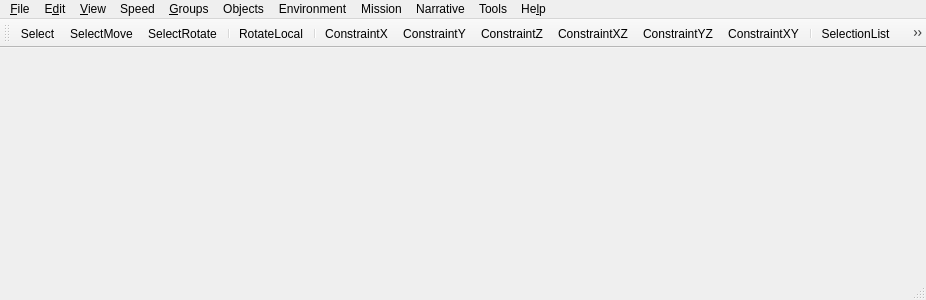
<?xml version="1.0" encoding="UTF-8"?>
<ui version="4.0">
 <class>fso::fred::FredView</class>
 <widget class="QMainWindow" name="fso::fred::FredView">
  <property name="geometry">
   <rect>
    <x>0</x>
    <y>0</y>
    <width>926</width>
    <height>300</height>
   </rect>
  </property>
  <property name="windowTitle">
   <string>qtFRED</string>
  </property>
  <widget class="fso::fred::RenderWidget" name="centralWidget"/>
  <widget class="QMenuBar" name="menuBar">
   <property name="geometry">
    <rect>
     <x>0</x>
     <y>0</y>
     <width>926</width>
     <height>26</height>
    </rect>
   </property>
   <widget class="QMenu" name="menuFile">
    <property name="title">
     <string>&amp;File</string>
    </property>
    <widget class="QMenu" name="menuSave_Format">
     <property name="title">
      <string>Save For&amp;mat</string>
     </property>
     <addaction name="actionFS2_Open"/>
     <addaction name="actionFS2_Retail"/>
     <addaction name="actionFS2_Compatibility"/>
    </widget>
    <widget class="QMenu" name="menuImport">
     <property name="title">
      <string>&amp;Import</string>
     </property>
     <addaction name="actionFS1_Mission"/>
    </widget>
    <widget class="QMenu" name="menuRe_cent_Files">
     <property name="title">
      <string>Re&amp;cent Files</string>
     </property>
     <addaction name="actionEmpty"/>
    </widget>
    <addaction name="actionNew"/>
    <addaction name="actionOpen"/>
    <addaction name="actionSave"/>
    <addaction name="actionSave_As"/>
    <addaction name="actionRevert"/>
    <addaction name="separator"/>
    <addaction name="actionLoad_Template"/>
    <addaction name="actionSave_As_Template"/>
    <addaction name="separator"/>
    <addaction name="menuSave_Format"/>
    <addaction name="menuImport"/>
    <addaction name="separator"/>
    <addaction name="actionRun_FreeSpace_2_Open"/>
    <addaction name="separator"/>
    <addaction name="menuRe_cent_Files"/>
    <addaction name="separator"/>
    <addaction name="actionExit"/>
   </widget>
   <widget class="QMenu" name="menuEdit">
    <property name="title">
     <string>E&amp;dit</string>
    </property>
    <addaction name="actionUndo"/>
    <addaction name="actionClone_Marked_Objects"/>
    <addaction name="actionDelete"/>
    <addaction name="actionDelete_Wing"/>
    <addaction name="separator"/>
    <addaction name="actionLock_Marked_Objects"/>
    <addaction name="actionUnlock_All_Objects"/>
    <addaction name="actionSelectionLock"/>
    <addaction name="separator"/>
    <addaction name="actionDisable_Undo"/>
    <addaction name="separator"/>
    <addaction name="actionPreferences"/>
   </widget>
   <widget class="QMenu" name="menuView">
    <property name="title">
     <string>&amp;View</string>
    </property>
    <widget class="QMenu" name="menuViewpoint">
     <property name="title">
      <string>&amp;Viewpoint</string>
     </property>
     <addaction name="actionCamera"/>
     <addaction name="actionCurrent_Ship"/>
    </widget>
    <addaction name="actionVisibility_Layers"/>
    <addaction name="separator"/>
    <addaction name="actionShow_Background"/>
    <addaction name="actionShow_Ship_Models"/>
    <addaction name="actionShow_Outlines"/>
    <addaction name="actionDraw_Outlines_On_Selected_Ships"/>
    <addaction name="actionDraw_Outline_At_Warpin_Position"/>
    <addaction name="actionShow_Ship_Info"/>
    <addaction name="actionShow_Coordinates"/>
    <addaction name="actionShow_Grid_Positions"/>
    <addaction name="actionShow_Distances"/>
    <addaction name="actionShow_Model_Paths"/>
    <addaction name="actionShow_Model_Dock_Points"/>
    <addaction name="actionShow_Bay_Paths"/>
    <addaction name="actionHighlight_Selectable_Subsystems"/>
    <addaction name="separator"/>
    <addaction name="actionShow_Grid"/>
    <addaction name="actionShow_Horizon"/>
    <addaction name="actionShow_3D_Compass"/>
    <addaction name="separator"/>
    <addaction name="menuViewpoint"/>
    <addaction name="actionSave_Camera_Pos"/>
    <addaction name="actionRestore_Camera_Pos"/>
    <addaction name="separator"/>
    <addaction name="actionLighting_from_Suns"/>
    <addaction name="actionRender_Full_Detail"/>
   </widget>
   <widget class="QMenu" name="menuSpeed">
    <property name="title">
     <string>Speed</string>
    </property>
    <widget class="QMenu" name="menuMovement">
     <property name="title">
      <string>&amp;Movement</string>
     </property>
     <addaction name="actionx1"/>
     <addaction name="actionx2"/>
     <addaction name="actionx3"/>
     <addaction name="actionx5"/>
     <addaction name="actionx8"/>
     <addaction name="actionx10"/>
     <addaction name="actionx50"/>
     <addaction name="actionx100"/>
    </widget>
    <widget class="QMenu" name="menuRotation">
     <property name="title">
      <string>&amp;Rotation</string>
     </property>
     <addaction name="actionRotx1"/>
     <addaction name="actionRotx5"/>
     <addaction name="actionRotx12"/>
     <addaction name="actionRotx25"/>
     <addaction name="actionRotx50"/>
    </widget>
    <addaction name="menuMovement"/>
    <addaction name="menuRotation"/>
   </widget>
   <widget class="QMenu" name="menuGroups">
    <property name="title">
     <string>&amp;Groups</string>
    </property>
    <widget class="QMenu" name="menuSet_Group">
     <property name="title">
      <string>&amp;Set Group</string>
     </property>
     <addaction name="actionSetGroup_1"/>
     <addaction name="actionSetGroup_2"/>
     <addaction name="actionSetGroup_3"/>
     <addaction name="actionSetGroup_4"/>
     <addaction name="actionSetGroup_5"/>
     <addaction name="actionSetGroup_6"/>
     <addaction name="actionSetGroup_7"/>
     <addaction name="actionSetGroup_8"/>
     <addaction name="actionSetGroup_9"/>
    </widget>
    <addaction name="actionGroup_1"/>
    <addaction name="actionGroup_2"/>
    <addaction name="actionGroup_3"/>
    <addaction name="actionGroup_4"/>
    <addaction name="actionGroup_5"/>
    <addaction name="actionGroup_6"/>
    <addaction name="actionGroup_7"/>
    <addaction name="actionGroup_8"/>
    <addaction name="actionGroup_9"/>
    <addaction name="separator"/>
    <addaction name="menuSet_Group"/>
   </widget>
   <widget class="QMenu" name="menuHelp">
    <property name="title">
     <string>He&amp;lp</string>
    </property>
    <addaction name="actionHelp_Topics"/>
    <addaction name="separator"/>
    <addaction name="actionAbout"/>
   </widget>
   <widget class="QMenu" name="menuObjects">
    <property name="title">
     <string>Objects</string>
    </property>
    <addaction name="actionShips"/>
    <addaction name="actionWings"/>
    <addaction name="actionObjects"/>
    <addaction name="actionWaypoint_Paths"/>
    <addaction name="actionJump_Nodes"/>
    <addaction name="separator"/>
    <addaction name="actionControl_Object"/>
    <addaction name="actionNext_Object"/>
    <addaction name="actionPrev_Object"/>
    <addaction name="actionLevel_Object"/>
    <addaction name="actionAlign_Object"/>
    <addaction name="separator"/>
    <addaction name="actionNext_Subsystem"/>
    <addaction name="actionPrev_Subsystem"/>
    <addaction name="actionCancel_Subsystem"/>
    <addaction name="separator"/>
    <addaction name="actionMark_Wing"/>
   </widget>
   <widget class="QMenu" name="menuEnvironment">
    <property name="title">
     <string>Environment</string>
    </property>
    <addaction name="actionBackground"/>
    <addaction name="actionAsteroid_Field"/>
    <addaction name="actionVolumetric_Nebula"/>
   </widget>
   <widget class="QMenu" name="menuMission">
    <property name="title">
     <string>Mission</string>
    </property>
    <addaction name="actionMission_Specs"/>
    <addaction name="actionMission_Goals"/>
    <addaction name="actionMission_Events"/>
    <addaction name="actionMission_Cutscenes"/>
    <addaction name="separator"/>
    <addaction name="actionVariables"/>
    <addaction name="actionLoadout"/>
    <addaction name="actionReinforcements"/>
    <addaction name="actionShield_System"/>
    <addaction name="separator"/>
    <addaction name="actionMission_Statistics"/>
   </widget>
   <widget class="QMenu" name="menuNarrative">
    <property name="title">
     <string>Narrative</string>
    </property>
    <addaction name="actionFiction_Viewer"/>
    <addaction name="actionCommand_Briefing"/>
    <addaction name="actionBriefing"/>
    <addaction name="actionDebriefing"/>
    <addaction name="separator"/>
    <addaction name="actionCampaign"/>
   </widget>
   <widget class="QMenu" name="menuTools">
    <property name="title">
     <string>Tools</string>
    </property>
    <addaction name="actionWaypointPathGenerator"/>
    <addaction name="actionVoice_Acting_Manager"/>
    <addaction name="actionSet_Global_Ship_Flags"/>
    <addaction name="actionCalculate_Relative_Coordinates"/>
    <addaction name="actionMusic_Player"/>
    <addaction name="actionError_Checker"/>
   </widget>
   <addaction name="menuFile"/>
   <addaction name="menuEdit"/>
   <addaction name="menuView"/>
   <addaction name="menuSpeed"/>
   <addaction name="menuGroups"/>
   <addaction name="menuObjects"/>
   <addaction name="menuEnvironment"/>
   <addaction name="menuMission"/>
   <addaction name="menuNarrative"/>
   <addaction name="menuTools"/>
   <addaction name="menuHelp"/>
  </widget>
  <widget class="QStatusBar" name="statusBar"/>
  <widget class="QToolBar" name="toolBar">
   <property name="contextMenuPolicy">
    <enum>Qt::PreventContextMenu</enum>
   </property>
   <property name="windowTitle">
    <string>toolBar</string>
   </property>
   <attribute name="toolBarArea">
    <enum>TopToolBarArea</enum>
   </attribute>
   <attribute name="toolBarBreak">
    <bool>false</bool>
   </attribute>
   <addaction name="actionSelect"/>
   <addaction name="actionSelectMove"/>
   <addaction name="actionSelectRotate"/>
   <addaction name="separator"/>
   <addaction name="actionRotateLocal"/>
   <addaction name="separator"/>
   <addaction name="actionConstrainX"/>
   <addaction name="actionConstrainY"/>
   <addaction name="actionConstrainZ"/>
   <addaction name="actionConstrainXZ"/>
   <addaction name="actionConstrainYZ"/>
   <addaction name="actionConstrainXY"/>
   <addaction name="separator"/>
   <addaction name="actionSelectionList"/>
   <addaction name="actionSelectionLock"/>
   <addaction name="separator"/>
   <addaction name="actionWingForm"/>
   <addaction name="actionWingDisband"/>
   <addaction name="separator"/>
   <addaction name="actionZoomSelected"/>
   <addaction name="actionZoomExtents"/>
   <addaction name="separator"/>
   <addaction name="actionShowDistances"/>
   <addaction name="actionOrbitSelected"/>
   <addaction name="separator"/>
   <addaction name="actionManage_Layers"/>
   <addaction name="actionUnhide_Layers"/>
   <addaction name="separator"/>
  </widget>
  <action name="actionSelect">
   <property name="checkable">
    <bool>true</bool>
   </property>
   <property name="icon">
    <iconset resource="../resources/resources.qrc">
     <normaloff>:/images/select.png</normaloff>:/images/select.png</iconset>
   </property>
   <property name="text">
    <string>Select</string>
   </property>
   <property name="toolTip">
    <string>Select (S)</string>
   </property>
   <property name="shortcut">
    <string>S</string>
   </property>
  </action>
  <action name="actionSelectMove">
   <property name="checkable">
    <bool>true</bool>
   </property>
   <property name="icon">
    <iconset resource="../resources/resources.qrc">
     <normaloff>:/images/selectmove.png</normaloff>:/images/selectmove.png</iconset>
   </property>
   <property name="text">
    <string>SelectMove</string>
   </property>
   <property name="toolTip">
    <string>Select and Move (M)</string>
   </property>
   <property name="shortcut">
    <string>M</string>
   </property>
  </action>
  <action name="actionSelectRotate">
   <property name="checkable">
    <bool>true</bool>
   </property>
   <property name="icon">
    <iconset resource="../resources/resources.qrc">
     <normaloff>:/images/selectrot.png</normaloff>:/images/selectrot.png</iconset>
   </property>
   <property name="text">
    <string>SelectRotate</string>
   </property>
   <property name="toolTip">
    <string>Select and Rotate (R)</string>
   </property>
   <property name="shortcut">
    <string>R</string>
   </property>
  </action>
  <action name="actionRotateLocal">
   <property name="checkable">
    <bool>true</bool>
   </property>
   <property name="icon">
    <iconset resource="../resources/resources.qrc">
     <normaloff>:/images/rotlocal.png</normaloff>:/images/rotlocal.png</iconset>
   </property>
   <property name="text">
    <string>RotateLocal</string>
   </property>
   <property name="toolTip">
    <string>Rotate Locally (X)</string>
   </property>
   <property name="shortcut">
    <string>X</string>
   </property>
  </action>
  <action name="actionConstrainX">
   <property name="checkable">
    <bool>true</bool>
   </property>
   <property name="icon">
    <iconset resource="../resources/resources.qrc">
     <normaloff>:/images/constx.png</normaloff>:/images/constx.png</iconset>
   </property>
   <property name="text">
    <string>ConstraintX</string>
   </property>
   <property name="toolTip">
    <string>X Constraint</string>
   </property>
  </action>
  <action name="actionConstrainY">
   <property name="checkable">
    <bool>true</bool>
   </property>
   <property name="icon">
    <iconset resource="../resources/resources.qrc">
     <normaloff>:/images/consty.png</normaloff>:/images/consty.png</iconset>
   </property>
   <property name="text">
    <string>ConstraintY</string>
   </property>
   <property name="toolTip">
    <string>Y Constraint</string>
   </property>
  </action>
  <action name="actionConstrainZ">
   <property name="checkable">
    <bool>true</bool>
   </property>
   <property name="icon">
    <iconset resource="../resources/resources.qrc">
     <normaloff>:/images/constz.png</normaloff>:/images/constz.png</iconset>
   </property>
   <property name="text">
    <string>ConstraintZ</string>
   </property>
   <property name="toolTip">
    <string>Z Constraint</string>
   </property>
  </action>
  <action name="actionConstrainXZ">
   <property name="checkable">
    <bool>true</bool>
   </property>
   <property name="icon">
    <iconset resource="../resources/resources.qrc">
     <normaloff>:/images/constxz.png</normaloff>:/images/constxz.png</iconset>
   </property>
   <property name="text">
    <string>ConstraintXZ</string>
   </property>
   <property name="toolTip">
    <string>XZ Constraint</string>
   </property>
  </action>
  <action name="actionConstrainYZ">
   <property name="checkable">
    <bool>true</bool>
   </property>
   <property name="icon">
    <iconset resource="../resources/resources.qrc">
     <normaloff>:/images/constyz.png</normaloff>:/images/constyz.png</iconset>
   </property>
   <property name="text">
    <string>ConstraintYZ</string>
   </property>
   <property name="toolTip">
    <string>YZ Constraint</string>
   </property>
  </action>
  <action name="actionConstrainXY">
   <property name="checkable">
    <bool>true</bool>
   </property>
   <property name="icon">
    <iconset resource="../resources/resources.qrc">
     <normaloff>:/images/constxy.png</normaloff>:/images/constxy.png</iconset>
   </property>
   <property name="text">
    <string>ConstraintXY</string>
   </property>
   <property name="toolTip">
    <string>XY Constaint</string>
   </property>
  </action>
  <action name="actionSelectionList">
   <property name="icon">
    <iconset resource="../resources/resources.qrc">
     <normaloff>:/images/selectlist.png</normaloff>:/images/selectlist.png</iconset>
   </property>
   <property name="text">
    <string>SelectionList</string>
   </property>
   <property name="toolTip">
    <string>Selection List (H)</string>
   </property>
   <property name="shortcut">
    <string>H</string>
   </property>
  </action>
  <action name="actionSelectionLock">
   <property name="checkable">
    <bool>true</bool>
   </property>
   <property name="icon">
    <iconset resource="../resources/resources.qrc">
     <normaloff>:/images/selectlock.png</normaloff>:/images/selectlock.png</iconset>
   </property>
   <property name="text">
    <string>SelectionLock</string>
   </property>
   <property name="toolTip">
    <string>Prevent selection from changing (Spacebar)</string>
   </property>
   <property name="shortcut">
    <string>Space</string>
   </property>
  </action>
  <action name="actionWingForm">
   <property name="icon">
    <iconset resource="../resources/resources.qrc">
     <normaloff>:/images/wingform.png</normaloff>:/images/wingform.png</iconset>
   </property>
   <property name="text">
    <string>WingForm</string>
   </property>
   <property name="toolTip">
    <string>Form Wing (Ctrl+W)</string>
   </property>
   <property name="shortcut">
    <string>Ctrl+W</string>
   </property>
  </action>
  <action name="actionWingDisband">
   <property name="icon">
    <iconset resource="../resources/resources.qrc">
     <normaloff>:/images/wingdisband.png</normaloff>:/images/wingdisband.png</iconset>
   </property>
   <property name="text">
    <string>WingDisband</string>
   </property>
   <property name="toolTip">
    <string>Disband Wing (Ctrl+D)</string>
   </property>
   <property name="shortcut">
    <string>Ctrl+D</string>
   </property>
  </action>
  <action name="actionZoomSelected">
   <property name="icon">
    <iconset resource="../resources/resources.qrc">
     <normaloff>:/images/zoomsel.png</normaloff>:/images/zoomsel.png</iconset>
   </property>
   <property name="text">
    <string>ZoomSelected</string>
   </property>
   <property name="toolTip">
    <string>Zoom on Selected (Alt+Z)</string>
   </property>
   <property name="shortcut">
    <string>Alt+Z</string>
   </property>
  </action>
  <action name="actionZoomExtents">
   <property name="icon">
    <iconset resource="../resources/resources.qrc">
     <normaloff>:/images/zoomext.png</normaloff>:/images/zoomext.png</iconset>
   </property>
   <property name="text">
    <string>ZoomExtents</string>
   </property>
   <property name="toolTip">
    <string>Zoom Extents (Shift+Z)</string>
   </property>
   <property name="shortcut">
    <string>Shift+Z</string>
   </property>
  </action>
  <action name="actionShowDistances">
   <property name="checkable">
    <bool>true</bool>
   </property>
   <property name="icon">
    <iconset resource="../resources/resources.qrc">
     <normaloff>:/images/showdist.png</normaloff>:/images/showdist.png</iconset>
   </property>
   <property name="text">
    <string>ShowDistances</string>
   </property>
   <property name="toolTip">
    <string>Show Distances (D)</string>
   </property>
   <property name="shortcut">
    <string>D</string>
   </property>
  </action>
  <action name="actionOrbitSelected">
   <property name="checkable">
    <bool>true</bool>
   </property>
   <property name="icon">
    <iconset resource="../resources/resources.qrc">
     <normaloff>:/images/orbitsel.png</normaloff>:/images/orbitsel.png</iconset>
   </property>
   <property name="text">
    <string>OrbitSelected</string>
   </property>
   <property name="toolTip">
    <string>Rotate Around Object (Alt+R)</string>
   </property>
   <property name="shortcut">
    <string>Alt+R</string>
   </property>
  </action>
  <action name="actionNew">
   <property name="text">
    <string>&amp;New</string>
   </property>
   <property name="shortcut">
    <string/>
   </property>
  </action>
  <action name="actionOpen">
   <property name="text">
    <string>&amp;Open...</string>
   </property>
  </action>
  <action name="actionSave">
   <property name="text">
    <string>&amp;Save</string>
   </property>
  </action>
  <action name="actionSave_As">
   <property name="text">
    <string>Sa&amp;ve As...</string>
   </property>
   <property name="shortcut">
    <string>Ctrl+Shift+S</string>
   </property>
  </action>
  <action name="actionRevert">
   <property name="text">
    <string>Revert to &amp;Last Save</string>
   </property>
  </action>
  <action name="actionLoad_Template">
   <property name="text">
    <string>Load &amp;Template...</string>
   </property>
  </action>
  <action name="actionSave_As_Template">
   <property name="text">
    <string>Save As &amp;Template...</string>
   </property>
  </action>
  <action name="actionFS2_Open">
   <property name="text">
    <string>&amp;FS2 Open</string>
   </property>
   <property name="checkable">
    <bool>true</bool>
   </property>
   <property name="checked">
    <bool>true</bool>
   </property>
  </action>
  <action name="actionFS2_Retail">
   <property name="text">
    <string>FS2 &amp;Retail</string>
   </property>
   <property name="checkable">
    <bool>true</bool>
   </property>
  </action>
  <action name="actionFS2_Compatibility">
   <property name="text">
    <string>FSO &amp;Compatibility Mode</string>
   </property>
   <property name="checkable">
    <bool>true</bool>
   </property>
  </action>
  <action name="actionFS1_Mission">
   <property name="text">
    <string>&amp;FS1 Mission</string>
   </property>
  </action>
<action name="actionRun_FreeSpace_2_Open">
   <property name="text">
    <string>Run &amp;FreeSpace</string>
   </property>
   <property name="shortcut">
    <string/>
   </property>
  </action>
  <action name="actionExit">
   <property name="text">
    <string>&amp;Exit</string>
   </property>
  </action>
  <action name="actionUndo">
   <property name="text">
    <string>&amp;Undo</string>
   </property>
  </action>
  <action name="actionClone_Marked_Objects">
   <property name="text">
    <string>&amp;Clone Marked Objects</string>
   </property>
  </action>
  <action name="actionDelete">
   <property name="text">
    <string>&amp;Delete</string>
   </property>
  </action>
  <action name="actionDelete_Wing">
   <property name="text">
    <string>Delete &amp;Wing</string>
   </property>
   <property name="shortcut">
    <string>Ctrl+Del</string>
   </property>
  </action>
  <action name="actionLock_Marked_Objects">
   <property name="text">
    <string>&amp;Lock Marked Objects</string>
   </property>
  </action>
  <action name="actionUnlock_All_Objects">
   <property name="text">
    <string>&amp;Unlock All Objects</string>
   </property>
  </action>
  <action name="actionDisable_Undo">
   <property name="text">
    <string>D&amp;isable Undo</string>
   </property>
   <property name="checkable">
    <bool>true</bool>
   </property>
  </action>
  <action name="actionVisibility_Layers">
   <property name="text">
    <string>Visibility Layers...</string>
   </property>
  </action>
  <action name="actionShow_Ship_Models">
   <property name="checkable">
    <bool>true</bool>
   </property>
   <property name="text">
    <string>Show Ship Models</string>
   </property>
   <property name="shortcut">
    <string>Alt+Shift+M</string>
   </property>
  </action>
  <action name="actionShow_Outlines">
   <property name="checkable">
    <bool>true</bool>
   </property>
   <property name="text">
    <string>Show &amp;Outlines</string>
   </property>
   <property name="shortcut">
    <string>Alt+Shift+O</string>
   </property>
  </action>
  <action name="actionDraw_Outlines_On_Selected_Ships">
   <property name="checkable">
    <bool>true</bool>
   </property>
   <property name="text">
    <string>Draw Outlines on Selected Ships</string>
   </property>
  </action>
  <action name="actionDraw_Outline_At_Warpin_Position">
   <property name="checkable">
    <bool>true</bool>
   </property>
   <property name="text">
    <string>Draw Outline At Warpin Position</string>
   </property>
  </action>
  <action name="actionShow_Coordinates">
   <property name="checkable">
    <bool>true</bool>
   </property>
   <property name="text">
    <string>Show &amp;Coordinates</string>
   </property>
   <property name="shortcut">
    <string>Alt+Shift+C</string>
   </property>
  </action>
  <action name="actionShow_Grid_Positions">
   <property name="checkable">
    <bool>true</bool>
   </property>
   <property name="text">
    <string>Show &amp;Grid Positions</string>
   </property>
   <property name="shortcut">
    <string>Alt+Shift+P</string>
   </property>
  </action>
  <action name="actionShow_Distances">
   <property name="checkable">
    <bool>true</bool>
   </property>
   <property name="text">
    <string>Show D&amp;istances</string>
   </property>
   <property name="shortcut">
    <string>D</string>
   </property>
  </action>
  <action name="actionShow_Model_Paths">
   <property name="checkable">
    <bool>true</bool>
   </property>
   <property name="text">
    <string>Show Model Nav Paths</string>
   </property>
  </action>
  <action name="actionShow_Model_Dock_Points">
   <property name="checkable">
    <bool>true</bool>
   </property>
   <property name="text">
    <string>Show Model Doc&amp;k Points</string>
   </property>
  </action>
  <action name="actionShow_Bay_Paths">
   <property name="checkable">
    <bool>true</bool>
   </property>
   <property name="text">
    <string>Show Model Bay Paths</string>
   </property>
  </action>
  <action name="actionHighlight_Selectable_Subsystems">
   <property name="checkable">
    <bool>true</bool>
   </property>
   <property name="text">
    <string>Highlight Selectable Subsystems</string>
   </property>
  </action>
  <action name="actionShow_Grid">
   <property name="checkable">
    <bool>true</bool>
   </property>
   <property name="text">
    <string>Show Grid</string>
   </property>
   <property name="shortcut">
    <string>Alt+Shift+G</string>
   </property>
  </action>
  <action name="actionShow_Horizon">
   <property name="checkable">
    <bool>true</bool>
   </property>
   <property name="text">
    <string>Show Hori&amp;zon</string>
   </property>
   <property name="shortcut">
    <string>Alt+Shift+H</string>
   </property>
  </action>
  <action name="actionShow_3D_Compass">
   <property name="checkable">
    <bool>true</bool>
   </property>
   <property name="text">
    <string>Show &amp;3D Compass</string>
   </property>
   <property name="shortcut">
    <string>Alt+Shift+3</string>
   </property>
  </action>
  <action name="actionShow_Background">
   <property name="checkable">
    <bool>true</bool>
   </property>
   <property name="text">
    <string>Show &amp;Background</string>
   </property>
   <property name="shortcut">
    <string>Alt+Shift+B</string>
   </property>
  </action>
  <action name="actionSave_Camera_Pos">
   <property name="text">
    <string>Save Camera &amp;Pos</string>
   </property>
   <property name="shortcut">
    <string>Ctrl+P</string>
   </property>
  </action>
  <action name="actionRestore_Camera_Pos">
   <property name="text">
    <string>&amp;Restore Camera Pos</string>
   </property>
   <property name="shortcut">
    <string>Ctrl+R</string>
   </property>
  </action>
  <action name="actionLighting_from_Suns">
   <property name="checkable">
    <bool>true</bool>
   </property>
   <property name="text">
    <string>&amp;Lighting from Suns</string>
   </property>
  </action>
  <action name="actionRender_Full_Detail">
   <property name="checkable">
    <bool>true</bool>
   </property>
   <property name="text">
    <string>Render Full Detail</string>
   </property>
  </action>
  <action name="actionCamera">
   <property name="checkable">
    <bool>true</bool>
   </property>
   <property name="text">
    <string>&amp;Camera</string>
   </property>
  </action>
  <action name="actionCurrent_Ship">
   <property name="checkable">
    <bool>true</bool>
   </property>
   <property name="text">
    <string>Current &amp;Ship</string>
   </property>
  </action>
  <action name="actionx1">
   <property name="checkable">
    <bool>true</bool>
   </property>
   <property name="text">
    <string>&amp;x1</string>
   </property>
   <property name="shortcut">
    <string>1</string>
   </property>
  </action>
  <action name="actionx2">
   <property name="checkable">
    <bool>true</bool>
   </property>
   <property name="text">
    <string>x&amp;2</string>
   </property>
   <property name="shortcut">
    <string>2</string>
   </property>
  </action>
  <action name="actionx3">
   <property name="checkable">
    <bool>true</bool>
   </property>
   <property name="text">
    <string>x&amp;3</string>
   </property>
   <property name="shortcut">
    <string>3</string>
   </property>
  </action>
  <action name="actionx5">
   <property name="checkable">
    <bool>true</bool>
   </property>
   <property name="text">
    <string>x&amp;5</string>
   </property>
   <property name="shortcut">
    <string>4</string>
   </property>
  </action>
  <action name="actionx8">
   <property name="checkable">
    <bool>true</bool>
   </property>
   <property name="text">
    <string>x&amp;8</string>
   </property>
   <property name="shortcut">
    <string>5</string>
   </property>
  </action>
  <action name="actionx10">
   <property name="checkable">
    <bool>true</bool>
   </property>
   <property name="text">
    <string>x&amp;10</string>
   </property>
   <property name="shortcut">
    <string>6</string>
   </property>
  </action>
  <action name="actionx50">
   <property name="checkable">
    <bool>true</bool>
   </property>
   <property name="text">
    <string>x5&amp;0</string>
   </property>
   <property name="shortcut">
    <string>7</string>
   </property>
  </action>
  <action name="actionx100">
   <property name="checkable">
    <bool>true</bool>
   </property>
   <property name="text">
    <string>x100</string>
   </property>
   <property name="shortcut">
    <string>8</string>
   </property>
  </action>
  <action name="actionRotx1">
   <property name="checkable">
    <bool>true</bool>
   </property>
   <property name="text">
    <string>&amp;x1</string>
   </property>
   <property name="shortcut">
    <string>Shift+1</string>
   </property>
  </action>
  <action name="actionRotx5">
   <property name="checkable">
    <bool>true</bool>
   </property>
   <property name="text">
    <string>x&amp;5</string>
   </property>
   <property name="shortcut">
    <string>Shift+2</string>
   </property>
  </action>
  <action name="actionRotx12">
   <property name="checkable">
    <bool>true</bool>
   </property>
   <property name="text">
    <string>x&amp;12</string>
   </property>
   <property name="shortcut">
    <string>Shift+3</string>
   </property>
  </action>
  <action name="actionRotx25">
   <property name="checkable">
    <bool>true</bool>
   </property>
   <property name="text">
    <string>x&amp;25</string>
   </property>
   <property name="shortcut">
    <string>Shift+4</string>
   </property>
  </action>
  <action name="actionRotx50">
   <property name="checkable">
    <bool>true</bool>
   </property>
   <property name="text">
    <string>x5&amp;0</string>
   </property>
   <property name="shortcut">
    <string>Shift+5</string>
   </property>
  </action>
  <action name="actionShips">
   <property name="text">
    <string>&amp;Ships</string>
   </property>
   <property name="shortcut">
    <string>Shift+S</string>
   </property>
  </action>
  <action name="actionWings">
   <property name="text">
    <string>&amp;Wings</string>
   </property>
   <property name="shortcut">
    <string>Shift+W</string>
   </property>
  </action>
  <action name="actionObjects">
   <property name="text">
    <string>&amp;Objects</string>
   </property>
   <property name="shortcut">
    <string>Shift+O</string>
   </property>
  </action>
  <action name="actionWaypoint_Paths">
   <property name="text">
    <string>Waypoint &amp;Paths</string>
   </property>
   <property name="shortcut">
    <string>Shift+Y</string>
   </property>
  </action>
  <action name="actionMission_Events">
   <property name="text">
    <string>Mission &amp;Events</string>
   </property>
   <property name="shortcut">
    <string>Shift+E</string>
   </property>
  </action>
  <action name="actionLoadout">
   <property name="text">
    <string>&amp;Team Loadout</string>
   </property>
   <property name="shortcut">
    <string>Shift+P</string>
   </property>
  </action>
  <action name="actionBackground">
   <property name="text">
    <string>&amp;Background</string>
   </property>
   <property name="shortcut">
    <string>Shift+I</string>
   </property>
  </action>
  <action name="actionReinforcements">
   <property name="text">
    <string>&amp;Reinforcements</string>
   </property>
   <property name="shortcut">
    <string>Shift+R</string>
   </property>
  </action>
  <action name="actionAsteroid_Field">
   <property name="text">
    <string>&amp;Asteroid Field</string>
   </property>
   <property name="shortcut">
    <string>Shift+A</string>
   </property>
  </action>
  <action name="actionMission_Specs">
   <property name="text">
    <string>&amp;Mission Specs</string>
   </property>
   <property name="shortcut">
    <string>Shift+N</string>
   </property>
  </action>
  <action name="actionBriefing">
   <property name="text">
    <string>Br&amp;iefing</string>
   </property>
   <property name="shortcut">
    <string>Shift+B</string>
   </property>
  </action>
  <action name="actionDebriefing">
   <property name="text">
    <string>&amp;Debriefing</string>
   </property>
   <property name="shortcut">
    <string>Shift+D</string>
   </property>
  </action>
  <action name="actionCommand_Briefing">
   <property name="text">
    <string>&amp;Command Briefing</string>
   </property>
   <property name="shortcut">
    <string>Shift+C</string>
   </property>
  </action>
  <action name="actionFiction_Viewer">
   <property name="text">
    <string>&amp;Fiction Viewer</string>
   </property>
   <property name="shortcut">
    <string>Shift+F</string>
   </property>
  </action>
  <action name="actionShield_System">
   <property name="text">
    <string>Shie&amp;ld System</string>
   </property>
  </action>
  <action name="actionSet_Global_Ship_Flags">
   <property name="text">
    <string>Set &amp;Global Ship Flags</string>
   </property>
  </action>
  <action name="actionVoice_Acting_Manager">
   <property name="text">
    <string>&amp;Voice Acting Manager</string>
   </property>
  </action>
  <action name="actionCampaign">
   <property name="text">
    <string>Campaig&amp;n</string>
   </property>
  </action>
  <action name="actionGroup_1">
   <property name="text">
    <string>&amp;Group 1</string>
   </property>
   <property name="shortcut">
    <string>Ctrl+1</string>
   </property>
  </action>
  <action name="actionGroup_2">
   <property name="text">
    <string>Group &amp;2</string>
   </property>
   <property name="shortcut">
    <string>Ctrl+2</string>
   </property>
  </action>
  <action name="actionGroup_3">
   <property name="text">
    <string>Group &amp;3</string>
   </property>
   <property name="shortcut">
    <string>Ctrl+3</string>
   </property>
  </action>
  <action name="actionGroup_4">
   <property name="text">
    <string>Group &amp;4</string>
   </property>
   <property name="shortcut">
    <string>Ctrl+4</string>
   </property>
  </action>
  <action name="actionGroup_5">
   <property name="text">
    <string>Group &amp;5</string>
   </property>
   <property name="shortcut">
    <string>Ctrl+5</string>
   </property>
  </action>
  <action name="actionGroup_6">
   <property name="text">
    <string>Group &amp;6</string>
   </property>
   <property name="shortcut">
    <string>Ctrl+6</string>
   </property>
  </action>
  <action name="actionGroup_7">
   <property name="text">
    <string>Group &amp;7</string>
   </property>
   <property name="shortcut">
    <string>Ctrl+7</string>
   </property>
  </action>
  <action name="actionGroup_8">
   <property name="text">
    <string>Group &amp;8</string>
   </property>
   <property name="shortcut">
    <string>Ctrl+8</string>
   </property>
  </action>
  <action name="actionGroup_9">
   <property name="text">
    <string>Group &amp;9</string>
   </property>
   <property name="shortcut">
    <string>Ctrl+9</string>
   </property>
  </action>
  <action name="actionSet_Group">
   <property name="text">
    <string>Set Group</string>
   </property>
  </action>
  <action name="actionSetGroup_1">
   <property name="text">
    <string>&amp;Group 1</string>
   </property>
  </action>
  <action name="actionSetGroup_2">
   <property name="text">
    <string>Group &amp;2</string>
   </property>
  </action>
  <action name="actionSetGroup_3">
   <property name="text">
    <string>Group &amp;3</string>
   </property>
  </action>
  <action name="actionSetGroup_4">
   <property name="text">
    <string>Group &amp;4</string>
   </property>
  </action>
  <action name="actionSetGroup_5">
   <property name="text">
    <string>Group &amp;5</string>
   </property>
  </action>
  <action name="actionSetGroup_6">
   <property name="text">
    <string>Group &amp;6</string>
   </property>
  </action>
  <action name="actionSetGroup_7">
   <property name="text">
    <string>Group &amp;7</string>
   </property>
  </action>
  <action name="actionSetGroup_8">
   <property name="text">
    <string>Group &amp;8</string>
   </property>
  </action>
  <action name="actionSetGroup_9">
   <property name="text">
    <string>Group &amp;9</string>
   </property>
  </action>
  <action name="actionNext_Object">
   <property name="text">
    <string>&amp;Next Object</string>
   </property>
   <property name="shortcut">
    <string>Tab</string>
   </property>
  </action>
  <action name="actionPrev_Object">
   <property name="text">
    <string>&amp;Prev Object</string>
   </property>
   <property name="shortcut">
    <string>Ctrl+Tab</string>
   </property>
  </action>
  <action name="actionControl_Object">
   <property name="text">
    <string>&amp;Control Object</string>
   </property>
   <property name="shortcut">
    <string>T</string>
   </property>
  </action>
  <action name="actionLevel_Object">
   <property name="text">
    <string>&amp;Level Object</string>
   </property>
   <property name="shortcut">
    <string>L</string>
   </property>
  </action>
  <action name="actionAlign_Object">
   <property name="text">
    <string>&amp;Align Object</string>
   </property>
   <property name="shortcut">
    <string>Ctrl+L</string>
   </property>
  </action>
  <action name="actionNext_Subsystem">
   <property name="text">
    <string>Ne&amp;xt Subsystem</string>
   </property>
   <property name="shortcut">
    <string>K</string>
   </property>
  </action>
  <action name="actionPrev_Subsystem">
   <property name="text">
    <string>P&amp;rev Subsystem</string>
   </property>
   <property name="shortcut">
    <string>Shift+K</string>
   </property>
  </action>
  <action name="actionCancel_Subsystem">
   <property name="text">
    <string>Cancel S&amp;ubsystem</string>
   </property>
   <property name="shortcut">
    <string>Alt+K</string>
   </property>
  </action>
  <action name="actionMark_Wing">
   <property name="text">
    <string>&amp;Mark Wing</string>
   </property>
   <property name="shortcut">
    <string>W</string>
   </property>
  </action>
  <action name="actionMission_Statistics">
   <property name="text">
    <string>M&amp;ission Statistics</string>
   </property>
   <property name="shortcut">
    <string>Ctrl+Shift+D</string>
   </property>
  </action>
  <action name="actionError_Checker">
   <property name="text">
    <string>&amp;Error Checker</string>
   </property>
   <property name="shortcut">
    <string>Shift+H</string>
   </property>
  </action>
  <action name="actionHelp_Topics">
   <property name="text">
    <string>&amp;Help Topics</string>
   </property>
  </action>
  <action name="actionAbout">
   <property name="text">
    <string>&amp;About qtFRED...</string>
   </property>
  </action>
  <action name="actionShow_Ship_Info">
   <property name="checkable">
    <bool>true</bool>
   </property>
   <property name="text">
    <string>Show Ship I&amp;nfo</string>
   </property>
   <property name="shortcut">
    <string>Alt+Shift+I</string>
   </property>
  </action>
  <action name="actionEmpty">
   <property name="text">
    <string>&amp;Empty</string>
   </property>
  </action>
  <action name="actionMission_Goals">
   <property name="text">
    <string>Mission Goals</string>
   </property>
   <property name="shortcut">
    <string>Shift+G</string>
   </property>
  </action>
  <action name="actionVariables">
   <property name="text">
    <string>&amp;Variables and Containers</string>
   </property>
   <property name="toolTip">
    <string>Open Variables and Containers Editor</string>
   </property>
   <property name="shortcut">
    <string>Shift+V</string>
   </property>
  </action>
  <action name="actionJump_Nodes">
   <property name="text">
    <string>Jump &amp;Nodes</string>
   </property>
   <property name="shortcut">
    <string>Shift+J</string>
   </property>
  </action>
  <action name="actionMission_Cutscenes">
   <property name="text">
    <string>Mission Cutscenes</string>
   </property>
   <property name="shortcut">
    <string>Shift+X</string>
   </property>
  </action>
  <action name="actionMusic_Player">
   <property name="text">
    <string>Music Player</string>
   </property>
  </action>
  <action name="actionManage_Layers">
   <property name="text">
    <string>Manage Layers</string>
   </property>
   <property name="toolTip">
    <string>Manage View Layers</string>
   </property>
  </action>
  <action name="actionUnhide_Layers">
   <property name="text">
    <string>Unhide Layers</string>
   </property>
   <property name="toolTip">
    <string>Show all view layers</string>
   </property>
  </action>
  <action name="actionVolumetric_Nebula">
   <property name="text">
    <string>Volumetric Nebula</string>
   </property>
  </action>
  <action name="actionCalculate_Relative_Coordinates">
   <property name="text">
    <string>Calculate Relative Coordinates</string>
   </property>
  </action>
  <action name="actionWaypointPathGenerator">
   <property name="text">
    <string>Waypoint Path &amp;Generator</string>
   </property>
  </action>
  <action name="actionPreferences">
   <property name="text">
    <string>Preferences</string>
   </property>
  </action>
 </widget>
 <layoutdefault spacing="6" margin="11"/>
 <customwidgets>
  <customwidget>
   <class>fso::fred::RenderWidget</class>
   <extends>QWidget</extends>
   <header>ui/widgets/renderwidget.h</header>
   <container>1</container>
  </customwidget>
 </customwidgets>
 <resources>
  <include location="../resources/resources.qrc"/>
 </resources>
 <connections/>
</ui>
